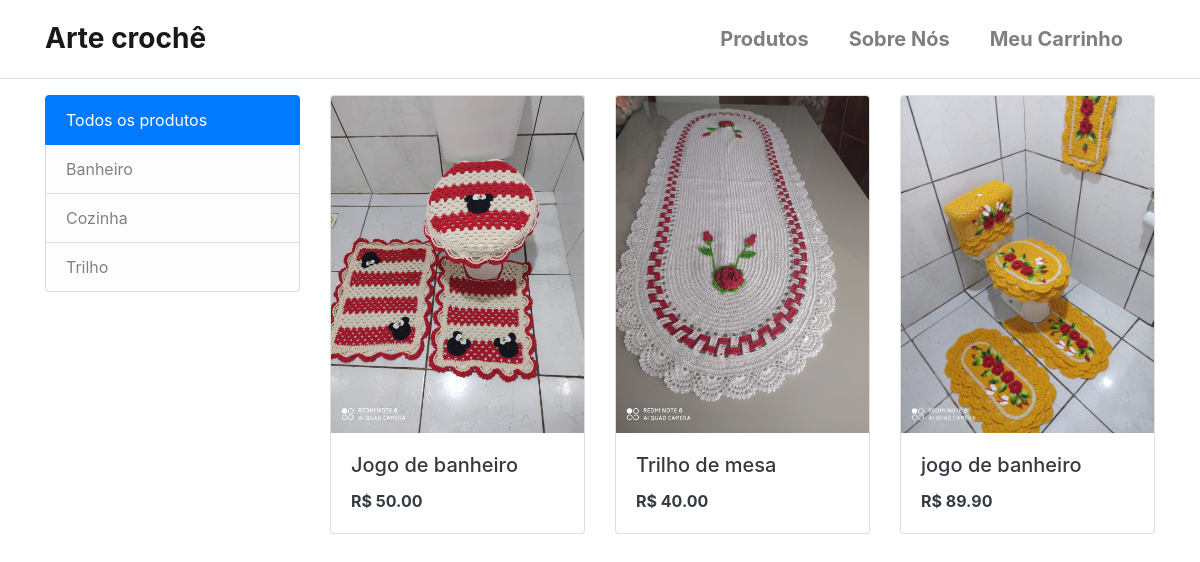
Screenshot of /products/ with the database file from the repository.
### products/models.py (models this page shows, shortened)
class Category(TimeStampedModel):
    name = models.CharField(max_length=255, unique=True)
    slug = AutoSlugField(unique=True, always_update=False, populate_from="name")
    class Meta:
        ordering = ("name",)
        verbose_name = "category"
        verbose_name_plural = "categories"
    def get_absolute_url(self):
        return reverse("products:list_by_category", kwargs={"slug": self.slug})

class Product(TimeStampedModel):
    category = models.ForeignKey(
        Category, related_name="products", on_delete=models.CASCADE
    )
    name = models.CharField(max_length=255)
    slug = AutoSlugField(unique=True, always_update=False, populate_from="name")
    image = models.ImageField(upload_to="products/%Y/%m/%d", blank=True)
    description = models.TextField(blank=True)
    price = models.DecimalField(max_digits=10, decimal_places=2)
    is_available = models.BooleanField(default=True)
    objects = models.Manager()
    available = AvailableManager()
    class Meta:
        ordering = ("name",)
    def get_absolute_url(self):
        return reverse("products:detail", kwargs={"slug": self.slug})

### products/views.py (the view)
# urls.py: path("", ProductListView.as_view(), name="list"),
class ProductListView(ListView):
    category = None
    paginate_by = 6
    def get_queryset(self):
        queryset = Product.available.all()
        category_slug = self.kwargs.get("slug")
        if category_slug:
            self.category = get_object_or_404(Category, slug=category_slug)
            queryset = queryset.filter(category=self.category)
        return queryset
    def get_context_data(self, **kwargs):
        context = super().get_context_data(**kwargs)
        context["category"] = self.category
        context["categories"] = Category.objects.all()
        return context

### products/models.py (called while the page is built)
    def get_queryset(self):
        return super().get_queryset().filter(is_available=True)

### products/templatetags/product_tags.py (called while the page is built)
@register.filter()
def remainder(n):
    return n % 3

### templates/products/product_list.html (shortened to what this page needs)
{% extends 'base.html' %}
{% load static %}
{% load product_tags %}
{% block content %}
<div class="container my-3">
    <div class="row">
        <div class="col-lg-3">
            <ul class="list-group mb-3 mb-lg-0">
                <a class="text-decoration-none list-group-item list-group-item-light {% if not category %}active{% endif %}"
                    href="{% url 'products:list' %}">
                    Todos os produtos
                </a>
                {% for cat in categories %}
                <a class="text-decoration-none list-group-item list-group-item-light {% if category == cat %}active{% endif %}"
                    href="{{ cat.get_absolute_url }}">
                    {{ cat.name }}
                </a>
                {% endfor %}
            </ul>
        </div>
        <div class="col-lg-9">
            <div class="card-deck mb-3">
                {% for product in product_list %}
                <div class="card">
                    <a href="{{ product.get_absolute_url }}">
                        {% if product.image %}
                        <img class="card-img-top" src="/media/{{product.image}}" alt="">
                        {% else %}
                        <img class="card-img-top" src="{% static 'images/no_image.jpg' %}" alt="">
                        {% endif %}
                    </a>
                    <div class="card-body d-flex flex-column justify-content-between">
                        <a class="text-decoration-none text-dark" href="{{ product.get_absolute_url }}">
                            <h5 class="card-title">{{ product.name }}</h5>
                        </a>
                        <a class="text-decoration-none text-dark" href="{{ product.get_absolute_url }}">
                            <p class="card-text font-weight-bold">R$ {{ product.price }}</p>
                        </a>
                    </div>
                </div>
                {% endfor %}
            </div>
        </div>
    </div>
</div>
{% endblock content %}

### static/css/style.css (style rules this page uses)
body { overflow-y: overlay !important; overflow-x: hidden; overflow-wrap: break-word }
.active { background-color: #266fa0 !important border-color: #266fa0 !important }

### rows the page displays
Category: name "Banheiro"
Category: name "Cozinha"
Category: name "Trilho"
Product: image (picture), name "Jogo de banheiro", price "50.00"
Product: image (picture), name "Trilho de mesa", price "40.00"
Product: image (picture), name "jogo de banheiro", price "89.90"
